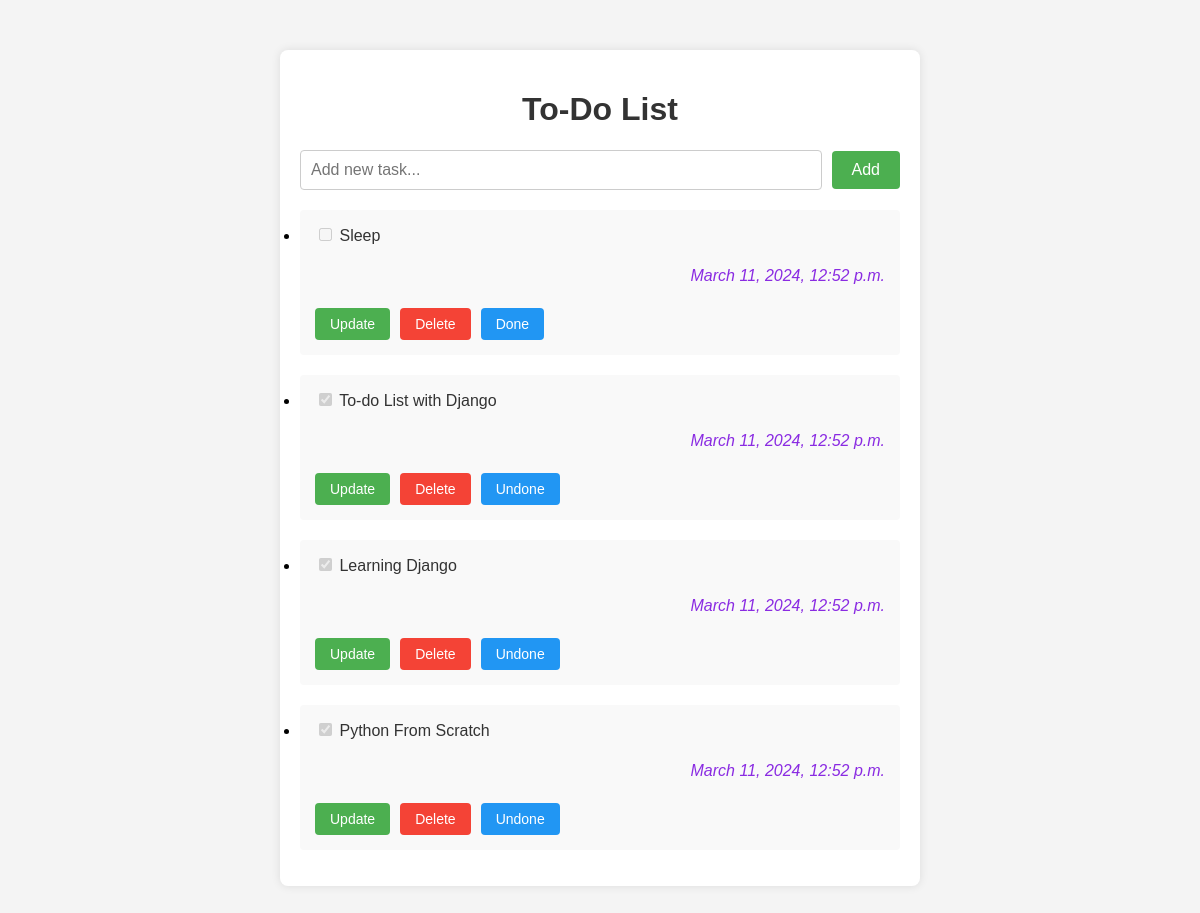
The page / on the database its author committed.
### base/models.py (models this page shows)
class Todo(models.Model):
    title = models.CharField(max_length = 200)
    is_done = models.BooleanField(default = False)
    updated = models.DateTimeField(auto_now = True)
    created = models.DateTimeField(auto_now_add = True)
    def __str__(self):
        return self.title

### base/views.py (the view)
# urls.py: path('',views.home,name = 'home'),
def home(request):
    todos = Todo.objects.all()
    if request.method == "POST":
        title = request.POST['title']
        if title !="":
            todo = Todo.objects.create(title=  title)
            todo.save()
    context = {"todos":todos}
    return render(request,'index.html',context)

### templates/index.html (shortened to what this page needs)
<!DOCTYPE html>
<html lang="en">
<head>
</head>
<body>
    <div class="container">
        <h1>To-Do List</h1>
        <form class="todo-form" id="todoForm" method="post">
            <input type="text" name="title" class="todo-input" id="todoInput" placeholder="Add new task..." required>
            <button type="submit" class="todo-btn">Add</button>
        </form>
        {% for todo in todos reversed %}
        <ul class="todo-list" id="todoList">
            <li class="todo-item">
                <div>
                    <input type="checkbox" class="todo-item-check" {% if todo.is_done %}checked{% endif %} disabled>
                    <span class="todo-item-text">{{ todo }}</span>
                    <br>
                    <p class="todo-item-update">{{ todo.updated }}</p>
                </div>
                <br>
                <div class="todo-item-buttons">
                    <a href="{% url 'update' todo.id %}">
                        <button>Update</button>
                    </a>
                    <a href="{% url 'delete' todo.id %}">
                        <button style="background-color: #f44336;">Delete</button>
                    </a>
                    {% if todo.is_done %}
                    <a href="{% url 'done' todo.id %}">
                        <button style="background-color: #2196f3;">Undone</button>
                    </a>
                    {% else %}
                    <a href="{% url 'done' todo.id %}">
                        <button style="background-color: #2196f3;">Done</button>
                    </a>
                    {% endif %}
                </div>
            </li>
        </ul>
        {% endfor %}
    </div>
</body>
</html>

### templates/index.html (style rules this page uses)
body { font-family: Arial, sans-serif; margin: 0; padding: 0; background-color: #f4f4f4; }
.container { max-width: 600px; margin: 50px auto; background-color: #fff; padding: 20px; border-radius: 8px; box-shadow: 0 0 10px rgba(0, 0, 0, 0.1); }
h1 { text-align: center; color: #333; }
.todo-form { display: flex; align-items: center; }
.todo-input { flex: 1; padding: 10px; border: 1px solid #ccc; border-radius: 4px; font-size: 16px; margin-right: 10px; box-sizing: border-box; }
.todo-btn { padding: 10px 20px; background-color: #4caf50; color: #fff; border: none; border-radius: 4px; cursor: pointer; font-size: 16px; }
.todo-list { margin-top: 20px; padding: 0; }
.todo-item { background-color: #f9f9f9; padding: 15px; margin-bottom: 10px; border-radius: 4px; transition: background-color 0.3s ease; }
.todo-item-check { margin-bottom: 10px; }
.todo-item-text { color: #333; margin-bottom: 5px; }
.todo-item-update { color: blueviolet; font-style: italic; margin-bottom: 5px; text-align: right; }
.todo-item-buttons { display: flex; align-items: center; }
.todo-item-buttons button { padding: 8px 15px; border: none; border-radius: 4px; cursor: pointer; font-size: 14px; transition: background-color 0.3s ease; }
.todo-item-buttons a { text-decoration: none; color: inherit; }
.todo-item-buttons button:nth-child(1) { background-color: #4caf50; color: #fff; margin-right: 10px; }

### rows shown on the page
Todo: title "Sleep", updated "March 11, 2024, 12:52 p.m.", shows "Done"
Todo: is_done "☑", title "To-do List with Django", updated "March 11, 2024, 12:52 p.m.", shows "Undone"
Todo: is_done "☑", title "Learning Django", updated "March 11, 2024, 12:52 p.m.", shows "Undone"
Todo: is_done "☑", title "Python From Scratch", updated "March 11, 2024, 12:52 p.m.", shows "Undone"
